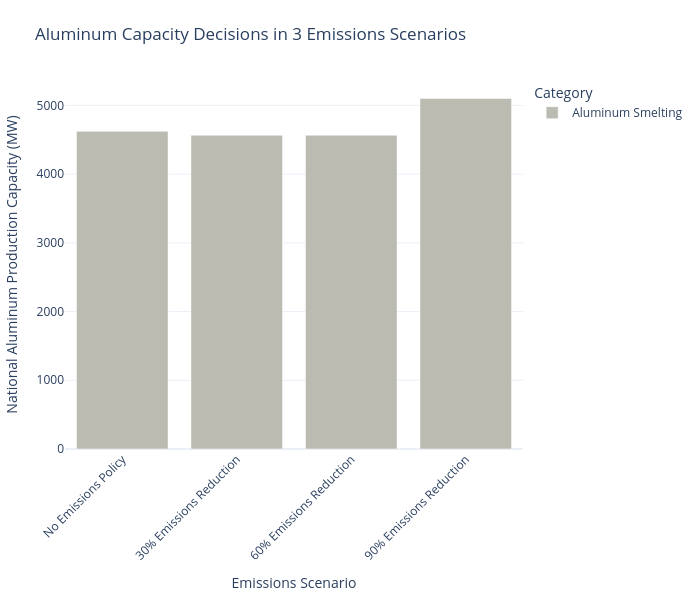

This figure's notebook cell:
### Code cell
plot_stacked_bar(
    consolidate_capacity(aluminum_df).T,
    scenario_map=scenario_map,
    name_map=tech_name_map,
    color_map=custom_color_map,
    title_name = "Aluminum Capacity Decisions in 3 Emissions Scenarios",
    xaxis_name="Emissions Scenario",
    yaxis_name="National Aluminum Production Capacity (MW)",
    width=700
)

### Figure 1 — Plotly figure (JSON) as saved in the notebook; plotly's stock layout.template omitted (floating-point values rounded to 4 significant figures)
{"data": [{"hovertemplate": "Category=Aluminum Smelting<br>Emissions Scenario=%{x}<br>National Aluminum Production Capacity (MW)=%{y}<extra></extra>", "legendgroup": "Aluminum Smelting", "marker": {"color": "#bbbbb2", "pattern": {"shape": ""}}, "name": "Aluminum Smelting", "orientation": "v", "showlegend": true, "textposition": "auto", "type": "bar", "x": ["No Emissions Policy", "30% Emissions Reduction", "60% Emissions Reduction", "90% Emissions Reduction"], "xaxis": "x", "y": [4624.0, 4566.0, 4567.0, 5102.0], "yaxis": "y"}], "layout": {"barmode": "stack", "height": 600, "legend": {"title": {"text": "Category"}, "tracegroupgap": 0, "traceorder": "reversed"}, "margin": {"b": 80, "l": 60, "r": 60, "t": 80}, "title": {"text": "Aluminum Capacity Decisions in 3 Emissions Scenarios"}, "width": 700, "xaxis": {"anchor": "y", "domain": [0, 1], "tickangle": -45, "title": {"text": "Emissions Scenario"}}, "yaxis": {"anchor": "x", "domain": [0, 1], "title": {"text": "National Aluminum Production Capacity (MW)"}}}}
